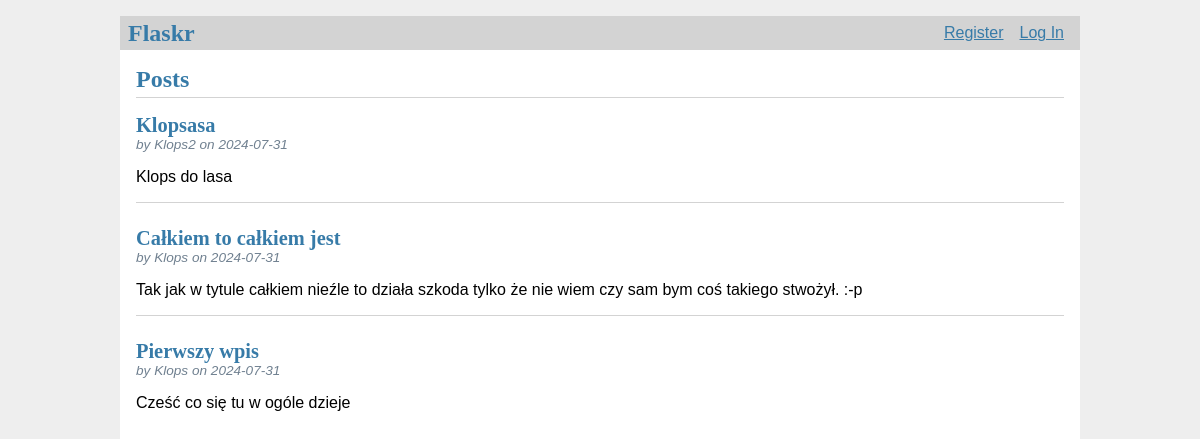
The page / on the database its author committed.
### tables this page shows
CREATE TABLE post (
  id INTEGER PRIMARY KEY AUTOINCREMENT,
  author_id INTEGER NOT NULL,
  created TIMESTAMP NOT NULL DEFAULT CURRENT_TIMESTAMP,
  title TEXT NOT NULL,
  body TEXT NOT NULL,
  FOREIGN KEY (author_id) REFERENCES user (id)
);

CREATE TABLE user (
  id INTEGER PRIMARY KEY AUTOINCREMENT,
  username TEXT UNIQUE NOT NULL,
  password TEXT NOT NULL
);

### flaskr/blog.py (the view)
@bp.route('/')
def index():
    db = get_db()
    posts = db.execute(
        'SELECT p.id, title, body, created, author_id, username'
        ' FROM post p JOIN user u ON p.author_id = u.id'
        ' ORDER BY created DESC'
    ).fetchall()
    return render_template('blog/index.html', posts=posts)

### flaskr/auth.py (called while the page is built)
@bp.before_app_request
def load_logged_in_user():
    user_id = session.get('user_id')
    if user_id is None:
        g.user = None
    else:
        g.user = get_db().execute(
            'SELECT * FROM user WHERE id = ?', (user_id,)
        ).fetchone()

### flaskr/db.py (called while the page is built)
def get_db():
    if 'db' not in g:
        g.db = sqlite3.connect(
            current_app.config['DATABASE'],
            detect_types=sqlite3.PARSE_DECLTYPES
        )
        g.db.row_factory = sqlite3.Row
    return g.db

### flaskr/templates/blog/index.html (shortened to what this page needs)
{% extends 'base.html' %}
{% block header %}
  <h1>{% block title %}Posts{% endblock %}</h1>
{% endblock %}
{% block content %}
  {% for post in posts %}
    <article class="post">
      <header>
        <div>
          <h1>{{ post['title'] }}</h1>
          <div class="about">by {{ post['username'] }} on {{ post['created'].strftime('%Y-%m-%d') }}</div>
        </div>
      </header>
      <p class="body">{{ post['body'] }}</p>
    </article>
    {% if not loop.last %}
      <hr>
    {% endif %}
  {% endfor %}
{% endblock %}

### flaskr/templates/base.html (shortened to what this page needs)
<!doctype html>
<link rel="stylesheet" href="{{ url_for('static', filename='style.css') }}">
<nav>
  <h1>Flaskr</h1>
  <ul>
    {% if g.user %}
      <li><span>{{ g.user['username'] }}</span>
      <li><a href="{{ url_for('auth.logout') }}">Log Out</a>
    {% else %}
      <li><a href="{{ url_for('auth.register') }}">Register</a>
      <li><a href="{{ url_for('auth.login') }}">Log In</a>
    {% endif %}
  </ul>
</nav>
<section class="content">
  <header>
    {% block header %}{% endblock %}
  </header>
  {% block content %}{% endblock %}
</section>

### flaskr/static/style.css (style rules this page uses)
h1 { font-family: serif; color: #377ba8; margin: 1rem 0; }
a { color: #377ba8; }
hr { border: none; border-top: 1px solid lightgray; }
nav { background: lightgray; display: flex; align-items: center; padding: 0 0.5rem; }
nav h1 { flex: auto; margin: 0; }
nav ul { display: flex; list-style: none; margin: 0; padding: 0; }
nav ul li a, nav ul li span, header .action { display: block; padding: 0.5rem; }
.content { padding: 0 1rem 1rem; }
.content > header { border-bottom: 1px solid lightgray; display: flex; align-items: flex-end; }
.content > header h1 { flex: auto; margin: 1rem 0 0.25rem 0; }
.post > header { display: flex; align-items: flex-end; font-size: 0.85em; }
.post > header > div:first-of-type { flex: auto; }
.post > header h1 { font-size: 1.5em; margin-bottom: 0; }
.post .about { color: slategray; font-style: italic; }
.post .body { white-space: pre-line; }
.content:last-child { margin-bottom: 0; }

### rows shown on the page
post: title "Klopsasa", username "Klops2", created "2024-07-31", body "Klops do lasa"
post: title "Całkiem to całkiem jest", username "Klops", created "2024-07-31", body "Tak jak w tytule całkiem nieźle to działa szkoda tylko że nie wiem czy sam bym coś takiego stwożył. :-p"
post: title "Pierwszy wpis", username "Klops", created "2024-07-31", body "Cześć co się tu w ogóle dzieje"
